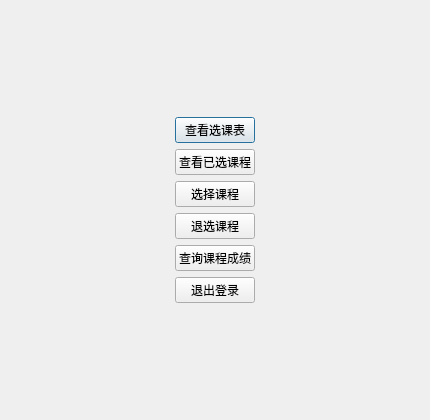
<?xml version="1.0" encoding="UTF-8"?>
<ui version="4.0">
 <class>studo</class>
 <widget class="QDialog" name="studo">
  <property name="geometry">
   <rect>
    <x>0</x>
    <y>0</y>
    <width>430</width>
    <height>420</height>
   </rect>
  </property>
  <property name="windowTitle">
   <string>Dialog</string>
  </property>
  <layout class="QGridLayout" name="gridLayout">
   <item row="0" column="1">
    <spacer name="verticalSpacer">
     <property name="orientation">
      <enum>Qt::Vertical</enum>
     </property>
     <property name="sizeHint" stdset="0">
      <size>
       <width>20</width>
       <height>104</height>
      </size>
     </property>
    </spacer>
   </item>
   <item row="1" column="0">
    <spacer name="horizontalSpacer">
     <property name="orientation">
      <enum>Qt::Horizontal</enum>
     </property>
     <property name="sizeHint" stdset="0">
      <size>
       <width>144</width>
       <height>20</height>
      </size>
     </property>
    </spacer>
   </item>
   <item row="1" column="1" colspan="2">
    <layout class="QVBoxLayout" name="verticalLayout">
     <item>
      <widget class="QPushButton" name="coursealllook">
       <property name="text">
        <string>查看选课表</string>
       </property>
      </widget>
     </item>
     <item>
      <widget class="QPushButton" name="coursemylook">
       <property name="text">
        <string>查看已选课程</string>
       </property>
      </widget>
     </item>
     <item>
      <widget class="QPushButton" name="courseadd">
       <property name="text">
        <string>选择课程</string>
       </property>
      </widget>
     </item>
     <item>
      <widget class="QPushButton" name="coursedel">
       <property name="text">
        <string>退选课程</string>
       </property>
      </widget>
     </item>
     <item>
      <widget class="QPushButton" name="coursescorelook">
       <property name="text">
        <string>查询课程成绩</string>
       </property>
      </widget>
     </item>
     <item>
      <widget class="QPushButton" name="loginout">
       <property name="text">
        <string>退出登录</string>
       </property>
      </widget>
     </item>
    </layout>
   </item>
   <item row="1" column="3">
    <spacer name="horizontalSpacer_2">
     <property name="orientation">
      <enum>Qt::Horizontal</enum>
     </property>
     <property name="sizeHint" stdset="0">
      <size>
       <width>143</width>
       <height>20</height>
      </size>
     </property>
    </spacer>
   </item>
   <item row="2" column="2">
    <spacer name="verticalSpacer_2">
     <property name="orientation">
      <enum>Qt::Vertical</enum>
     </property>
     <property name="sizeHint" stdset="0">
      <size>
       <width>20</width>
       <height>104</height>
      </size>
     </property>
    </spacer>
   </item>
  </layout>
 </widget>
 <resources/>
 <connections/>
</ui>
